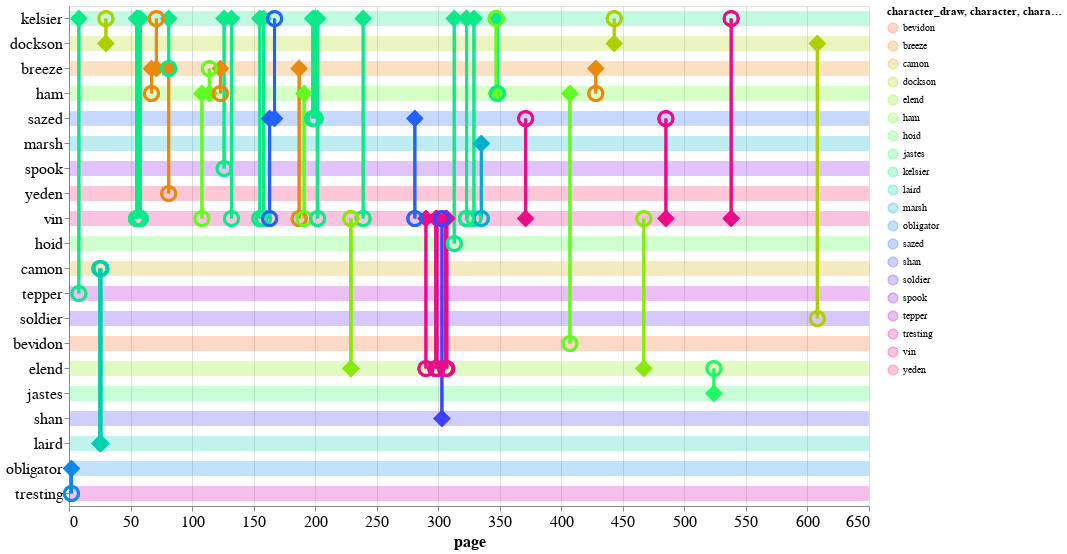

Notebook cell for this chart:
### Code cell
plot_eyebrow_connections_int(fe_alt)

### Figure 1 — Vega-Lite specification as saved in the notebook (floating-point values rounded to 4 significant figures)
{"config": {"view": {"continuousWidth": 400, "continuousHeight": 300}, "axis": {"labelFontSize": 16, "titleFontSize": 16}}, "layer": [{"data": {"name": "data-6d748824eb30db531816a8c6a9f1899d"}, "mark": "rule", "encoding": {"color": {"type": "nominal", "field": "character_draw", "scale": {"scheme": "sinebow"}}, "opacity": {"condition": {"value": 0.25, "selection": "selector123"}, "value": 0.05}, "size": {"value": 15}, "y": {"type": "nominal", "field": "character_draw", "sort": null}}, "selection": {"selector123": {"type": "multi", "on": "mouseover", "fields": ["character_draw"], "nearest": true}}}, {"data": {"name": "data-79ee2823a3a84ad634f77999b8602c97"}, "mark": "point", "encoding": {"color": {"type": "nominal", "field": "character", "scale": {"scheme": "sinebow"}}, "opacity": {"value": 0}, "tooltip": [{"type": "nominal", "field": "character"}, {"type": "nominal", "field": "target"}, {"type": "quantitative", "field": "page"}], "x": {"type": "quantitative", "field": "page"}, "y": {"type": "nominal", "axis": {"title": null}, "field": "character_draw", "sort": null}}}, {"data": {"name": "data-79ee2823a3a84ad634f77999b8602c97"}, "mark": "rule", "encoding": {"color": {"type": "nominal", "field": "character", "scale": {"scheme": "sinebow"}}, "opacity": {"condition": {"value": 1, "selection": "selector123"}, "value": 0.15}, "size": {"condition": {"value": 3, "selection": "selector123"}, "value": 1}, "tooltip": [{"type": "nominal", "field": "character"}, {"type": "nominal", "field": "target"}, {"type": "quantitative", "field": "page"}], "x": {"type": "quantitative", "field": "page"}, "y": {"type": "nominal", "field": "character", "sort": null}, "y2": {"field": "target"}}}, {"data": {"name": "data-79ee2823a3a84ad634f77999b8602c97"}, "mark": {"type": "point", "filled": true, "shape": "diamond"}, "encoding": {"color": {"type": "nominal", "field": "character", "scale": {"scheme": "sinebow"}}, "opacity": {"value": 1}, "size": {"condition": {"value": 300, "selection": "selector123"}, "value": 100}, "tooltip": [{"type": "nominal", "field": "character"}, {"type": "nominal", "field": "target"}, {"type": "quantitative", "field": "page"}], "x": {"type": "quantitative", "field": "page"}, "y": {"type": "nominal", "field": "character", "sort": null}}}, {"data": {"name": "data-79ee2823a3a84ad634f77999b8602c97"}, "mark": "point", "encoding": {"color": {"type": "nominal", "field": "character", "scale": {"scheme": "sinebow"}}, "opacity": {"value": 1}, "size": {"condition": {"value": 200, "selection": "selector123"}, "value": 100}, "strokeWidth": {"condition": {"value": 3, "selection": "selector123"}, "value": 1}, "tooltip": [{"type": "nominal", "field": "character"}, {"type": "nominal", "field": "target"}, {"type": "quantitative", "field": "page"}], "x": {"type": "quantitative", "field": "page"}, "y": {"type": "nominal", "field": "target", "sort": null}}}], "height": 500, "width": 800, "$schema": "https://vega.github.io/schema/vega-lite/v4.0.2.json", "datasets": {"data-6d748824eb30db531816a8c6a9f1899d": [{"character_draw": "kelsier"}, {"character_draw": "dockson"}, {"character_draw": "breeze"}, {"character_draw": "ham"}, {"character_draw": "sazed"}, {"character_draw": "marsh"}, {"character_draw": "spook"}, {"character_draw": "yeden"}, {"character_draw": "vin"}, {"character_draw": "hoid"}, {"character_draw": "camon"}, {"character_draw": "tepper"}, {"character_draw": "soldier"}, {"character_draw": "bevidon"}, {"character_draw": "elend"}, {"character_draw": "jastes"}, {"character_draw": "shan"}, {"character_draw": "laird"}, {"character_draw": "obligator"}, {"character_draw": "tresting"}], "data-79ee2823a3a84ad634f77999b8602c97": [{"idx": 26, "eyebrow": "character", "character_draw": "kelsier", "page": 202, "character": "kelsier", "target": "vin", "book": 1, "char_order": "kelsier"}, {"idx": 17, "eyebrow": "character", "character_draw": "kelsier", "page": 132, "character": "kelsier", "target": "vin", "book": 1, "char_order": "kelsier"}, {"idx": 18, "eyebrow": "character", "character_draw": "kelsier", "page": 155, "character": "kelsier", "target": "vin", "book": 1, "char_order": "kelsier"}, {"idx": 19, "eyebrow": "character", "character_draw": "kelsier", "page": 158, "character": "kelsier", "target": "vin", "book": 1, "char_order": "kelsier"}, {"idx": 21, "eyebrow": "target", "character_draw": "kelsier", "page": 167, "character": "sazed", "target": "kelsier", "book": 1, "char_order": "kelsier"}, {"idx": 24, "eyebrow": "character", "character_draw": "kelsier", "page": 198, "character": "kelsier", "target": "sazed", "book": 1, "char_order": "kelsier"}, {"idx": 11, "eyebrow": "character", "character_draw": "kelsier", "page": 81, "character": "kelsier", "target": "breeze", "book": 1, "char_order": "kelsier"}, {"idx": 10, "eyebrow": "target", "character_draw": "kelsier", "page": 71, "character": "breeze", "target": "kelsier", "book": 1, "char_order": "kelsier"}, {"idx": 25, "eyebrow": "character", "character_draw": "kelsier", "page": 200, "character": "kelsier", "target": "sazed", "book": 1, "char_order": "kelsier"}, {"idx": 29, "eyebrow": "character", "character_draw": "kelsier", "page": 239, "character": "kelsier", "target": "vin", "book": 1, "char_order": "kelsier"}, {"idx": 47, "eyebrow": "target", "character_draw": "kelsier", "page": 443, "character": "dockson", "target": "kelsier", "book": 1, "char_order": "kelsier"}, {"idx": 8, "eyebrow": "character", "character_draw": "kelsier", "page": 58, "character": "kelsier", "target": "vin", "book": 1, "char_order": "kelsier"}, {"idx": 16, "eyebrow": "character", "character_draw": "kelsier", "page": 126, "character": "kelsier", "target": "spook", "book": 1, "char_order": "kelsier"}, {"idx": 7, "eyebrow": "character", "character_draw": "kelsier", "page": 56, "character": "kelsier", "target": "vin", "book": 1, "char_order": "kelsier"}, {"idx": 6, "eyebrow": "character", "character_draw": "kelsier", "page": 55, "character": "kelsier", "target": "vin", "book": 1, "char_order": "kelsier"}, {"idx": 37, "eyebrow": "character", "character_draw": "kelsier", "page": 313, "character": "kelsier", "target": "hoid", "book": 1, "char_order": "kelsier"}, {"idx": 5, "eyebrow": "character", "character_draw": "kelsier", "page": 55, "character": "kelsier", "target": "vin", "book": 1, "char_order": "kelsier"}, {"idx": 4, "eyebrow": "target", "character_draw": "kelsier", "page": 30, "character": "dockson", "target": "kelsier", "book": 1, "char_order": "kelsier"}, {"idx": 38, "eyebrow": "character", "character_draw": "kelsier", "page": 323, "character": "kelsier", "target": "vin", "book": 1, "char_order": "kelsier"}, {"idx": 39, "eyebrow": "character", "character_draw": "kelsier", "page": 323, "character": "kelsier", "target": "vin", "book": 1, "char_order": "kelsier"}, {"idx": 40, "eyebrow": "character", "character_draw": "kelsier", "page": 329, "character": "kelsier", "target": "vin", "book": 1, "char_order": "kelsier"}, {"idx": 42, "eyebrow": "target", "character_draw": "kelsier", "page": 347, "character": "ham", "target": "kelsier", "book": 1, "char_order": "kelsier"}, {"idx": 43, "eyebrow": "character", "character_draw": "kelsier", "page": 348, "character": "kelsier", "target": "ham", "book": 1, "char_order": "kelsier"}, {"idx": 1, "eyebrow": "character", "character_draw": "kelsier", "page": 8, "character": "kelsier", "target": "tepper", "book": 1, "char_order": "kelsier"}, {"idx": 51, "eyebrow": "target", "character_draw": "kelsier", "page": 538, "character": "vin", "target": "kelsier", "book": 1, "char_order": "kelsier"}, {"idx": 47, "eyebrow": "character", "character_draw": "dockson", "page": 443, "character": "dockson", "target": "kelsier", "book": 1, "char_order": "dockson"}, {"idx": 52, "eyebrow": "character", "character_draw": "dockson", "page": 608, "character": "dockson", "target": "soldier", "book": 1, "char_order": "dockson"}, {"idx": 4, "eyebrow": "character", "character_draw": "dockson", "page": 30, "character": "dockson", "target": "kelsier", "book": 1, "char_order": "dockson"}, {"idx": 46, "eyebrow": "character", "character_draw": "breeze", "page": 428, "character": "breeze", "target": "ham", "book": 1, "char_order": "breeze"}, {"idx": 15, "eyebrow": "character", "character_draw": "breeze", "page": 123, "character": "breeze", "target": "ham", "book": 1, "char_order": "breeze"}, {"idx": 22, "eyebrow": "character", "character_draw": "breeze", "page": 187, "character": "breeze", "target": "vin", "book": 1, "char_order": "breeze"}, {"idx": 11, "eyebrow": "target", "character_draw": "breeze", "page": 81, "character": "kelsier", "target": "breeze", "book": 1, "char_order": "breeze"}, {"idx": 14, "eyebrow": "target", "character_draw": "breeze", "page": 114, "character": "ham", "target": "breeze", "book": 1, "char_order": "breeze"}, {"idx": 9, "eyebrow": "character", "character_draw": "breeze", "page": 67, "character": "breeze", "target": "ham", "book": 1, "char_order": "breeze"}, {"idx": 10, "eyebrow": "character", "character_draw": "breeze", "page": 71, "character": "breeze", "target": "kelsier", "book": 1, "char_order": "breeze"}, {"idx": 12, "eyebrow": "character", "character_draw": "breeze", "page": 81, "character": "breeze", "target": "yeden", "book": 1, "char_order": "breeze"}, {"idx": 45, "eyebrow": "character", "character_draw": "ham", "page": 407, "character": "ham", "target": "bevidon", "book": 1, "char_order": "ham"}, {"idx": 9, "eyebrow": "target", "character_draw": "ham", "page": 67, "character": "breeze", "target": "ham", "book": 1, "char_order": "ham"}, {"idx": 46, "eyebrow": "target", "character_draw": "ham", "page": 428, "character": "breeze", "target": "ham", "book": 1, "char_order": "ham"}, {"idx": 23, "eyebrow": "character", "character_draw": "ham", "page": 191, "character": "ham", "target": "vin", "book": 1, "char_order": "ham"}, {"idx": 43, "eyebrow": "target", "character_draw": "ham", "page": 348, "character": "kelsier", "target": "ham", "book": 1, "char_order": "ham"}, {"idx": 15, "eyebrow": "target", "character_draw": "ham", "page": 123, "character": "breeze", "target": "ham", "book": 1, "char_order": "ham"}, {"idx": 13, "eyebrow": "character", "character_draw": "ham", "page": 108, "character": "ham", "target": "vin", "book": 1, "char_order": "ham"}, {"idx": 42, "eyebrow": "character", "character_draw": "ham", "page": 347, "character": "ham", "target": "kelsier", "book": 1, "char_order": "ham"}, {"idx": 14, "eyebrow": "character", "character_draw": "ham", "page": 114, "character": "ham", "target": "breeze", "book": 1, "char_order": "ham"}, {"idx": 21, "eyebrow": "character", "character_draw": "sazed", "page": 167, "character": "sazed", "target": "kelsier", "book": 1, "char_order": "sazed"}, {"idx": 20, "eyebrow": "character", "character_draw": "sazed", "page": 163, "character": "sazed", "target": "vin", "book": 1, "char_order": "sazed"}, {"idx": 49, "eyebrow": "target", "character_draw": "sazed", "page": 485, "character": "vin", "target": "sazed", "book": 1, "char_order": "sazed"}, {"idx": 24, "eyebrow": "target", "character_draw": "sazed", "page": 198, "character": "kelsier", "target": "sazed", "book": 1, "char_order": "sazed"}, {"idx": 25, "eyebrow": "target", "character_draw": "sazed", "page": 200, "character": "kelsier", "target": "sazed", "book": 1, "char_order": "sazed"}, {"idx": 30, "eyebrow": "character", "character_draw": "sazed", "page": 281, "character": "sazed", "target": "vin", "book": 1, "char_order": "sazed"}, {"idx": 44, "eyebrow": "target", "character_draw": "sazed", "page": 371, "character": "vin", "target": "sazed", "book": 1, "char_order": "sazed"}, {"idx": 41, "eyebrow": "character", "character_draw": "marsh", "page": 335, "character": "marsh", "target": "vin", "book": 1, "char_order": "marsh"}, {"idx": 16, "eyebrow": "target", "character_draw": "spook", "page": 126, "character": "kelsier", "target": "spook", "book": 1, "char_order": "spook"}, {"idx": 12, "eyebrow": "target", "character_draw": "yeden", "page": 81, "character": "breeze", "target": "yeden", "book": 1, "char_order": "yeden"}, {"idx": 6, "eyebrow": "target", "character_draw": "vin", "page": 55, "character": "kelsier", "target": "vin", "book": 1, "char_order": "vin"}, {"idx": 34, "eyebrow": "target", "character_draw": "vin", "page": 303, "character": "shan", "target": "vin", "book": 1, "char_order": "vin"}, {"idx": 35, "eyebrow": "character", "character_draw": "vin", "page": 306, "character": "vin", "target": "elend", "book": 1, "char_order": "vin"}, {"idx": 38, "eyebrow": "target", "character_draw": "vin", "page": 323, "character": "kelsier", "target": "vin", "book": 1, "char_order": "vin"}, {"idx": 36, "eyebrow": "character", "character_draw": "vin", "page": 307, "character": "vin", "target": "elend", "book": 1, "char_order": "vin"}, {"idx": 5, "eyebrow": "target", "character_draw": "vin", "page": 55, "character": "kelsier", "target": "vin", "book": 1, "char_order": "vin"}, {"idx": 40, "eyebrow": "target", "character_draw": "vin", "page": 329, "character": "kelsier", "target": "vin", "book": 1, "char_order": "vin"}, {"idx": 41, "eyebrow": "target", "character_draw": "vin", "page": 335, "character": "marsh", "target": "vin", "book": 1, "char_order": "vin"}, {"idx": 39, "eyebrow": "target", "character_draw": "vin", "page": 323, "character": "kelsier", "target": "vin", "book": 1, "char_order": "vin"}, {"idx": 51, "eyebrow": "character", "character_draw": "vin", "page": 538, "character": "vin", "target": "kelsier", "book": 1, "char_order": "vin"}, {"idx": 33, "eyebrow": "character", "character_draw": "vin", "page": 299, "character": "vin", "target": "elend", "book": 1, "char_order": "vin"}, {"idx": 29, "eyebrow": "target", "character_draw": "vin", "page": 239, "character": "kelsier", "target": "vin", "book": 1, "char_order": "vin"}, {"idx": 32, "eyebrow": "character", "character_draw": "vin", "page": 298, "character": "vin", "target": "elend", "book": 1, "char_order": "vin"}, {"idx": 13, "eyebrow": "target", "character_draw": "vin", "page": 108, "character": "ham", "target": "vin", "book": 1, "char_order": "vin"}, {"idx": 17, "eyebrow": "target", "character_draw": "vin", "page": 132, "character": "kelsier", "target": "vin", "book": 1, "char_order": "vin"}, {"idx": 18, "eyebrow": "target", "character_draw": "vin", "page": 155, "character": "kelsier", "target": "vin", "book": 1, "char_order": "vin"}, {"idx": 19, "eyebrow": "target", "character_draw": "vin", "page": 158, "character": "kelsier", "target": "vin", "book": 1, "char_order": "vin"}, {"idx": 20, "eyebrow": "target", "character_draw": "vin", "page": 163, "character": "sazed", "target": "vin", "book": 1, "char_order": "vin"}, {"idx": 22, "eyebrow": "target", "character_draw": "vin", "page": 187, "character": "breeze", "target": "vin", "book": 1, "char_order": "vin"}, {"idx": 23, "eyebrow": "target", "character_draw": "vin", "page": 191, "character": "ham", "target": "vin", "book": 1, "char_order": "vin"}, {"idx": 7, "eyebrow": "target", "character_draw": "vin", "page": 56, "character": "kelsier", "target": "vin", "book": 1, "char_order": "vin"}, {"idx": 26, "eyebrow": "target", "character_draw": "vin", "page": 202, "character": "kelsier", "target": "vin", "book": 1, "char_order": "vin"}, {"idx": 49, "eyebrow": "character", "character_draw": "vin", "page": 485, "character": "vin", "target": "sazed", "book": 1, "char_order": "vin"}, {"idx": 27, "eyebrow": "target", "character_draw": "vin", "page": 229, "character": "elend", "target": "vin", "book": 1, "char_order": "vin"}, {"idx": 48, "eyebrow": "target", "character_draw": "vin", "page": 467, "character": "elend", "target": "vin", "book": 1, "char_order": "vin"}, {"idx": 28, "eyebrow": "target", "character_draw": "vin", "page": 229, "character": "elend", "target": "vin", "book": 1, "char_order": "vin"}, {"idx": 30, "eyebrow": "target", "character_draw": "vin", "page": 281, "character": "sazed", "target": "vin", "book": 1, "char_order": "vin"}, {"idx": 31, "eyebrow": "character", "character_draw": "vin", "page": 290, "character": "vin", "target": "elend", "book": 1, "char_order": "vin"}, {"idx": 8, "eyebrow": "target", "character_draw": "vin", "page": 58, "character": "kelsier", "target": "vin", "book": 1, "char_order": "vin"}, {"idx": 44, "eyebrow": "character", "character_draw": "vin", "page": 371, "character": "vin", "target": "sazed", "book": 1, "char_order": "vin"}, {"idx": 37, "eyebrow": "target", "character_draw": "hoid", "page": 313, "character": "kelsier", "target": "hoid", "book": 1, "char_order": "hoid"}, {"idx": 2, "eyebrow": "target", "character_draw": "camon", "page": 25, "character": "laird", "target": "camon", "book": 1, "char_order": "camon"}, {"idx": 3, "eyebrow": "target", "character_draw": "camon", "page": 26, "character": "laird", "target": "camon", "book": 1, "char_order": "camon"}, {"idx": 1, "eyebrow": "target", "character_draw": "tepper", "page": 8, "character": "kelsier", "target": "tepper", "book": 1, "char_order": "tepper"}, {"idx": 52, "eyebrow": "target", "character_draw": "soldier", "page": 608, "character": "dockson", "target": "soldier", "book": 1, "char_order": "soldier"}, {"idx": 45, "eyebrow": "target", "character_draw": "bevidon", "page": 407, "character": "ham", "target": "bevidon", "book": 1, "char_order": "bevidon"}, {"idx": 35, "eyebrow": "target", "character_draw": "elend", "page": 306, "character": "vin", "target": "elend", "book": 1, "char_order": "elend"}, {"idx": 33, "eyebrow": "target", "character_draw": "elend", "page": 299, "character": "vin", "target": "elend", "book": 1, "char_order": "elend"}, {"idx": 32, "eyebrow": "target", "character_draw": "elend", "page": 298, "character": "vin", "target": "elend", "book": 1, "char_order": "elend"}, {"idx": 31, "eyebrow": "target", "character_draw": "elend", "page": 290, "character": "vin", "target": "elend", "book": 1, "char_order": "elend"}, {"idx": 48, "eyebrow": "character", "character_draw": "elend", "page": 467, "character": "elend", "target": "vin", "book": 1, "char_order": "elend"}, {"idx": 28, "eyebrow": "character", "character_draw": "elend", "page": 229, "character": "elend", "target": "vin", "book": 1, "char_order": "elend"}, {"idx": 27, "eyebrow": "character", "character_draw": "elend", "page": 229, "character": "elend", "target": "vin", "book": 1, "char_order": "elend"}, {"idx": 50, "eyebrow": "target", "character_draw": "elend", "page": 524, "character": "jastes", "target": "elend", "book": 1, "char_order": "elend"}, {"idx": 36, "eyebrow": "target", "character_draw": "elend", "page": 307, "character": "vin", "target": "elend", "book": 1, "char_order": "elend"}, {"idx": 50, "eyebrow": "character", "character_draw": "jastes", "page": 524, "character": "jastes", "target": "elend", "book": 1, "char_order": "jastes"}, {"idx": 34, "eyebrow": "character", "character_draw": "shan", "page": 303, "character": "shan", "target": "vin", "book": 1, "char_order": "shan"}, {"idx": 3, "eyebrow": "character", "character_draw": "laird", "page": 26, "character": "laird", "target": "camon", "book": 1, "char_order": "laird"}, {"idx": 2, "eyebrow": "character", "character_draw": "laird", "page": 25, "character": "laird", "target": "camon", "book": 1, "char_order": "laird"}, {"idx": 0, "eyebrow": "character", "character_draw": "obligator", "page": 2, "character": "obligator", "target": "tresting", "book": 1, "char_order": "obligator"}, {"idx": 0, "eyebrow": "target", "character_draw": "tresting", "page": 2, "character": "obligator", "target": "tresting", "book": 1, "char_order": "tresting"}]}}
